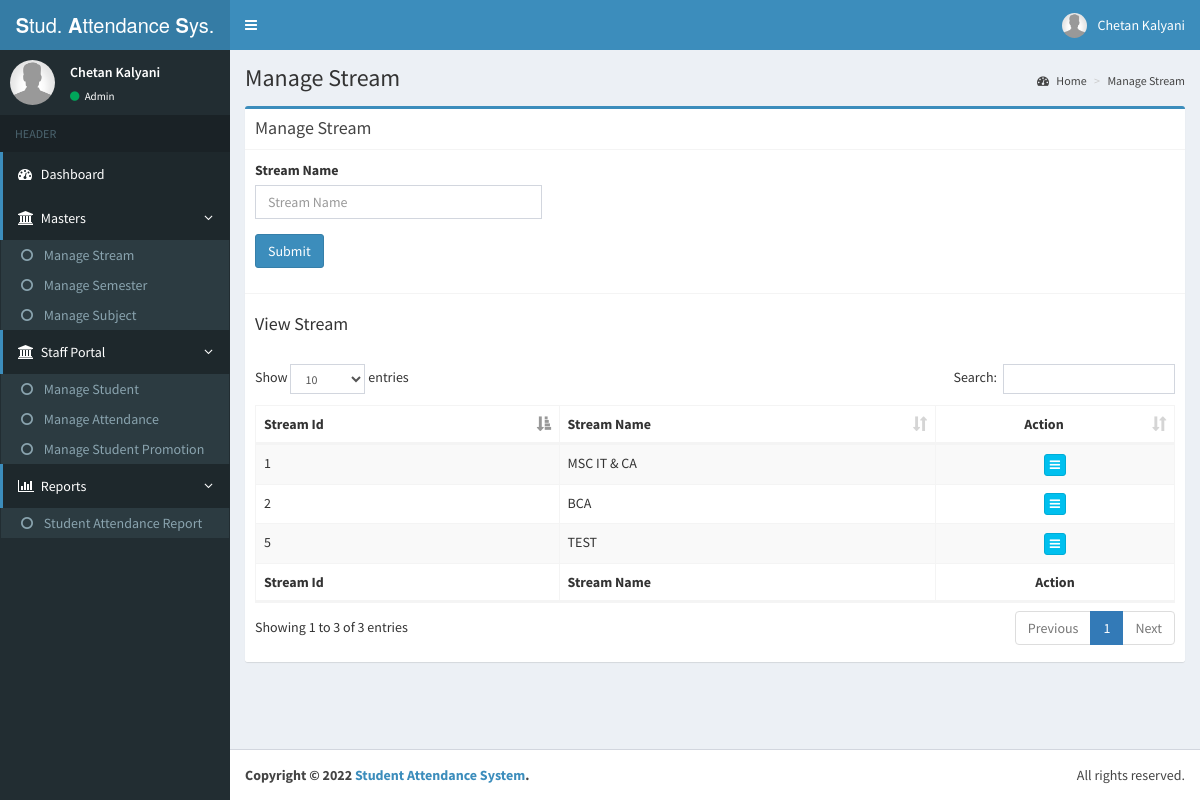
/manage_stream/ (signed in), run on the app's committed database.
### attendance_app/models.py (models this page shows, shortened)
class Stream(models.Model):
    name = models.CharField(max_length=250)

### attendance_app/views.py (the view, shortened to what this page needs)
# urls.py: url(r'^manage_stream/$', v.manage_stream, name="manage_stream"),
def manage_stream(request, action=None, stream_id=None):
    if request.user.is_authenticated() == False:
        return redirect('login')
    context = {}
    if stream_id is not None:
        stream = get_object_or_404(Stream, pk=stream_id)
        context['stream'] = stream
    if action == "view":
        context['readonly'] = 1
    elif action == "delete":
        stream.delete()
        request.session['message'] = 'Record delete successfully.'
        return redirect('manage_stream')
    all_stream = Stream.objects.all()
    context['all_stream'] = all_stream
    return render(request, 'manage_stream.html', context)

### attendance_app/templates/manage_stream.html (shortened to what this page needs)
{% extends "includes/base.html" %}<title>{% block title %}Student Attendance System :: Manage Stream{% endblock %}</title>
{% block content %}
    <div class="content-wrapper">
        <section class="content-header">
            <h1>Manage Stream
            </h1>
            <ol class="breadcrumb">
                <li class="active"><a href="/"><i class="fa fa-dashboard"></i> Home</a></li>
                <li><a href="/">Manage Stream</a></li>
            </ol>
        </section>
        <section class="content container-fluid">
            <div class="row">
                <div class="col-md-12">
                    <div class="box box-primary">
                        <form class="form-vertical" method="post" role="form">
                            <div class="box-header with-border">
                                <h3 class="box-title">Manage Stream</h3>
                            </div>
                            <div class="box-body">
                                <div class="row">
                                    <div class="form-group col-lg-4 col-md-4 col-sm-6 col-xs-12">
                                        <label for="StreamName">Stream Name</label> <input type="text" class="form-control" name="txtStreamName" id="txtStreamName" placeholder="Stream Name" value="{{ stream.name }}" required {% if readonly == 1 %} readonly {% endif %}>
                                    </div>
                                </div>
                                <div class="row">
                                    <div class="form-group col-lg-4 col-md-4 col-sm-6 col-xs-12">
                                        <button type="submit" class="btn btn-primary" {% if readonly == 1 %} disabled {% endif %}>Submit</button>
                                    </div>
                                </div>
                            </div>
                            <div class="box-footer">
                                <h4 class="box-title">View Stream</h4><br>
                                <table id="dtTableStream" class="table table-bordered table-striped">
                                    <thead>
                                    <tr>
                                        <th>Stream Id</th>
                                        <th>Stream Name</th>
                                        <th class="text-center">Action</th>
                                    </tr>
                                    </thead>
                                    <tbody>
                                    {% for stream in all_stream %}
                                        <tr>
                                            <td>{{ stream.pk }}</td>
                                            <td>{{ stream.name }}</td>
                                            <td class="text-center">
                                                <div class="btn-group">
                                                    <button type="button" class="btn btn-xs btn-info dropdown-toggle" data-toggle="dropdown">
                                                        <i class="fa fa-bars"></i>
                                                    </button>
                                                </div>
                                            </td>
                                        </tr>
                                    {% endfor %}
                                    </tbody>
                                    <thead>
                                    <tr>
                                        <th>Stream Id</th>
                                        <th>Stream Name</th>
                                        <th class="text-center">Action</th>
                                    </tr>
                                    </thead>
                                </table>
                            </div>
                        </form>
                    </div>
                </div>
            </div>
        </section>
    </div>
{% endblock %}

### attendance_app/templates/includes/base.html (shortened to what this page needs)
{% load static %}<!DOCTYPE html>
<html>
<head>
    <link rel="stylesheet" href="{% static 'assets/css/bootstrap.min.css' %}">
    <link rel="stylesheet" href="{% static 'assets/css/font-awesome.min.css' %}">
    <link rel="stylesheet" href="{% static 'assets/css/ionicons.min.css' %}">
    <link rel="stylesheet" href="{% static 'assets/css/bootstrap-datepicker.min.css' %}">
    <link rel="stylesheet" href="{% static 'assets/css/dataTables.bootstrap.min.css' %}">
    <link rel="stylesheet" href="{% static 'assets/css/select2.min.css' %}">
    <link rel="stylesheet" href="{% static 'assets/css/all.css' %}">
    <link rel="stylesheet" href="{% static 'assets/css/AdminLTE.min.css' %}">
    <link rel="stylesheet" href="{% static 'assets/css/skin-blue.min.css' %}">
    <link rel="stylesheet" href="{% static 'assets/css/custom.css' %}">
</head>
<body class="hold-transition skin-blue sidebar-mini">
<div class="wrapper">
    <header class="main-header">
        <a href="/" class="logo">
            <span class="logo-lg"><b>S</b>tud. <b>A</b>ttendance <b>S</b>ys.</span> </a>
        <nav class="navbar navbar-static-top" role="navigation">
            <a href="javascript:void(0);" class="sidebar-toggle" data-toggle="push-menu" role="button"> <span class="sr-only">Toggle navigation</span> </a>
            <div class="navbar-custom-menu">
                <ul class="nav navbar-nav">
                    <li class="dropdown user user-menu">
                        <a href="javascript:void(0);" class="dropdown-toggle" data-toggle="dropdown">
                            <img src="{% static 'assets/image/user2-160x160.jpg' %}" class="user-image" alt="User Image">
                            <span class="hidden-xs">{{ user.first_name }} {{ user.last_name }}</span> </a>
                    </li>
                </ul>
            </div>
        </nav>
    </header>
    <aside class="main-sidebar">
        <section class="sidebar">
            <div class="user-panel">
                <div class="pull-left image">
                    <img src="{% static 'assets/image/user2-160x160.jpg' %}" class="img-circle" alt="User Image">
                </div>
                <div class="pull-left info">
                    <p>{{ user.first_name }} {{ user.last_name }}</p>
                    {% if request.user.is_superuser %}
                        <a href="#"><i class="fa fa-circle text-green"></i> Admin</a>
                    {% else %}
                        <a href="#"><i class="fa fa-circle text-teal"></i> User</a>
                    {% endif %}
                </div>
            </div>
            <ul class="sidebar-menu" data-widget="tree">
                <li class="header">HEADER</li>
                <li class="active"><a href="/dashboard"><i class="fa fa-dashboard"></i> <span>Dashboard</span></a></li>
                <li class="treeview active">
                    <a href="javascript:void(0);"><i class="fa fa-bank"></i> <span>Masters</span> <span class="pull-right-container"><i class="fa fa-angle-left pull-right"></i></span> </a>
                    <ul class="treeview-menu">
                        <li><a href="/manage_stream"><i class="fa fa-circle-o"></i> Manage Stream</a></li>
                        <li><a href="/manage_semester"><i class="fa fa-circle-o"></i> Manage Semester</a></li>
                        <li><a href="/manage_subject"><i class="fa fa-circle-o"></i> Manage Subject</a></li>
                    </ul>
                </li>
                <li class="treeview active">
                    <a href="javascript:void(0);"><i class="fa fa-bank"></i> <span>Staff Portal</span> <span class="pull-right-container"><i class="fa fa-angle-left pull-right"></i></span> </a>
                    <ul class="treeview-menu">
                        <li><a href="/manage_student"><i class="fa fa-circle-o"></i> Manage Student</a></li>
                        <li><a href="/manage_attendance"><i class="fa fa-circle-o"></i> Manage Attendance</a></li>
                        <li><a href="/manage_student_promotion"><i class="fa fa-circle-o"></i> Manage Student Promotion</a></li>
                    </ul>
                </li>
                <li class="treeview active">
                    <a href="javascript:void(0);"><i class="fa fa-bar-chart"></i> <span>Reports</span> <span class="pull-right-container"><i class="fa fa-angle-left pull-right"></i></span> </a>
                    <ul class="treeview-menu">
                        <li><a href="/student_attendance_report"><i class="fa fa-circle-o"></i> Student Attendance Report</a></li>
                    </ul>
                </li>
            </ul>
        </section>
    </aside>
    {% block content %}{% endblock %}
    <footer class="main-footer">
        <div class="pull-right hidden-xs">
            All rights reserved.
        </div>
        <strong>Copyright &copy; {% now 'Y' %} <a href="#">Student Attendance System</a>.</strong>
    </footer>
</div>
</body>
</html>

### attendance_app/static/assets/css/custom.css (style rules this page uses)
.logo { width: 200px; }

### data on the page
Stream: pk "1", name "MSC IT & CA"
Stream: pk "2", name "BCA"
Stream: pk "5", name "TEST"

### other printed values
{{ user.first_name }} "Chetan"
{{ user.last_name }} "Kalyani"
